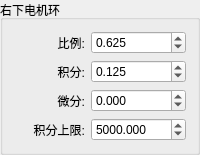
          <widget class="QGroupBox" name="groupBox_25">
           <property name="title">
            <string>右下电机环</string>
           </property>
           <layout class="QHBoxLayout" name="horizontalLayout_50">
            <item>
             <layout class="QVBoxLayout" name="verticalLayout_43">
              <item>
               <widget class="QLabel" name="label_75">
                <property name="sizePolicy">
                 <sizepolicy hsizetype="Preferred" vsizetype="Preferred">
                  <horstretch>0</horstretch>
                  <verstretch>0</verstretch>
                 </sizepolicy>
                </property>
                <property name="text">
                 <string>比例:</string>
                </property>
                <property name="alignment">
                 <set>Qt::AlignRight|Qt::AlignTrailing|Qt::AlignVCenter</set>
                </property>
               </widget>
              </item>
              <item>
               <widget class="QLabel" name="label_76">
                <property name="sizePolicy">
                 <sizepolicy hsizetype="Preferred" vsizetype="Preferred">
                  <horstretch>0</horstretch>
                  <verstretch>0</verstretch>
                 </sizepolicy>
                </property>
                <property name="text">
                 <string>积分:</string>
                </property>
                <property name="alignment">
                 <set>Qt::AlignRight|Qt::AlignTrailing|Qt::AlignVCenter</set>
                </property>
               </widget>
              </item>
              <item>
               <widget class="QLabel" name="label_77">
                <property name="sizePolicy">
                 <sizepolicy hsizetype="Preferred" vsizetype="Preferred">
                  <horstretch>0</horstretch>
                  <verstretch>0</verstretch>
                 </sizepolicy>
                </property>
                <property name="text">
                 <string>微分:</string>
                </property>
                <property name="alignment">
                 <set>Qt::AlignRight|Qt::AlignTrailing|Qt::AlignVCenter</set>
                </property>
               </widget>
              </item>
              <item>
               <widget class="QLabel" name="label_78">
                <property name="sizePolicy">
                 <sizepolicy hsizetype="Preferred" vsizetype="Preferred">
                  <horstretch>0</horstretch>
                  <verstretch>0</verstretch>
                 </sizepolicy>
                </property>
                <property name="text">
                 <string>积分上限:</string>
                </property>
                <property name="alignment">
                 <set>Qt::AlignRight|Qt::AlignTrailing|Qt::AlignVCenter</set>
                </property>
               </widget>
              </item>
             </layout>
            </item>
            <item>
             <layout class="QVBoxLayout" name="verticalLayout_46">
              <item>
               <widget class="QDoubleSpinBox" name="doubleSpinBox_right_back_motor_p">
                <property name="sizePolicy">
                 <sizepolicy hsizetype="Preferred" vsizetype="Fixed">
                  <horstretch>0</horstretch>
                  <verstretch>0</verstretch>
                 </sizepolicy>
                </property>
                <property name="decimals">
                 <number>3</number>
                </property>
                <property name="minimum">
                 <double>-99999999.000000000000000</double>
                </property>
                <property name="maximum">
                 <double>99999999.000000000000000</double>
                </property>
                <property name="value">
                 <double>0.625000000000000</double>
                </property>
               </widget>
              </item>
              <item>
               <widget class="QDoubleSpinBox" name="doubleSpinBox_right_back_motor_i">
                <property name="sizePolicy">
                 <sizepolicy hsizetype="Preferred" vsizetype="Fixed">
                  <horstretch>0</horstretch>
                  <verstretch>0</verstretch>
                 </sizepolicy>
                </property>
                <property name="decimals">
                 <number>3</number>
                </property>
                <property name="minimum">
                 <double>-99999999.000000000000000</double>
                </property>
                <property name="maximum">
                 <double>99999999.000000000000000</double>
                </property>
                <property name="value">
                 <double>0.125000000000000</double>
                </property>
               </widget>
              </item>
              <item>
               <widget class="QDoubleSpinBox" name="doubleSpinBox_right_back_motor_d">
                <property name="sizePolicy">
                 <sizepolicy hsizetype="Preferred" vsizetype="Fixed">
                  <horstretch>0</horstretch>
                  <verstretch>0</verstretch>
                 </sizepolicy>
                </property>
                <property name="decimals">
                 <number>3</number>
                </property>
                <property name="minimum">
                 <double>-99999999.000000000000000</double>
                </property>
                <property name="maximum">
                 <double>99999999.000000000000000</double>
                </property>
               </widget>
              </item>
              <item>
               <widget class="QDoubleSpinBox" name="doubleSpinBox_right_back_motor_max_total_integral">
                <property name="sizePolicy">
                 <sizepolicy hsizetype="Preferred" vsizetype="Fixed">
                  <horstretch>0</horstretch>
                  <verstretch>0</verstretch>
                 </sizepolicy>
                </property>
                <property name="decimals">
                 <number>3</number>
                </property>
                <property name="minimum">
                 <double>-99999999.000000000000000</double>
                </property>
                <property name="maximum">
                 <double>99999999.000000000000000</double>
                </property>
                <property name="value">
                 <double>5000.000000000000000</double>
                </property>
               </widget>
              </item>
             </layout>
            </item>
           </layout>
          </widget>
